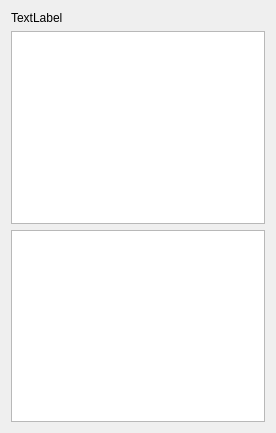
<?xml version="1.0" encoding="UTF-8"?>
<ui version="4.0">
 <class>AvionsMozaicWidget</class>
 <widget class="QWidget" name="AvionsMozaicWidget">
  <property name="geometry">
   <rect>
    <x>0</x>
    <y>0</y>
    <width>276</width>
    <height>433</height>
   </rect>
  </property>
  <property name="windowTitle">
   <string>Form</string>
  </property>
  <layout class="QHBoxLayout" name="horizontalLayout">
   <item>
    <layout class="QVBoxLayout" name="verticalLayout">
     <item>
      <widget class="QLabel" name="label">
       <property name="text">
        <string>TextLabel</string>
       </property>
      </widget>
     </item>
     <item>
      <widget class="QTextEdit" name="textEdit"/>
     </item>
     <item>
      <widget class="tableauwidget" name="tableWidget"/>
     </item>
    </layout>
   </item>
  </layout>
 </widget>
 <customwidgets>
  <customwidget>
   <class>tableauwidget</class>
   <extends>QTableWidget</extends>
   <header>tableauwidget.h</header>
  </customwidget>
 </customwidgets>
 <resources/>
 <connections/>
</ui>
